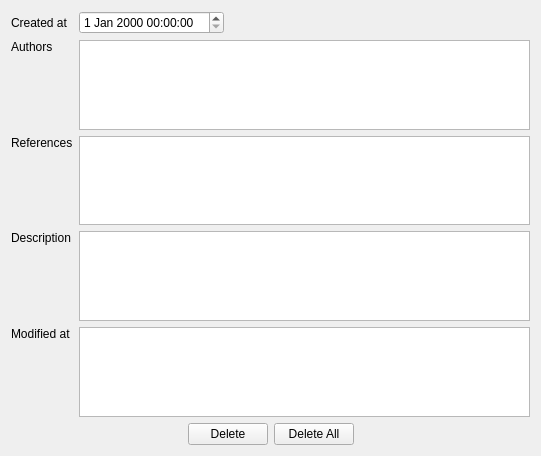
<ui version="4.0" >
<comment> Begin CVS Header </comment>
<comment>   $Source: /fs/turing/cvs/copasi_dev/copasi/MIRIAMUI/CQMiriamWidget.ui,v $ </comment>
<comment>   $Revision: 1.14.4.1 $ </comment>
<comment>   $Name: Build-33 $ </comment>
<comment>   $Author: shoops $ </comment>
<comment>   $Date: 2010/11/24 18:07:51 $ </comment>
<comment> End CVS Header </comment>

<comment> Copyright (C) 2010 by Pedro Mendes, Virginia Tech Intellectual </comment>
<comment> Properties, Inc., University of Heidelberg, and The University </comment>
<comment> of Manchester. </comment>
<comment> All rights reserved. </comment>

 <comment> All rights reserved. </comment>
 <class>CQMiriamWidget</class>
 <widget class="CopasiWidget" name="CQMiriamWidget" >
  <property name="geometry" >
   <rect>
    <x>0</x>
    <y>0</y>
    <width>541</width>
    <height>456</height>
   </rect>
  </property>
  <property name="caption" stdset="0" >
   <string>MIRIAM Annotation</string>
  </property>
  <layout class="QGridLayout" >
   <item row="0" column="0" >
    <widget class="QLabel" name="mpLblCreated" >
     <property name="text" >
      <string>Created at</string>
     </property>
     <property name="wordWrap" >
      <bool>false</bool>
     </property>
    </widget>
   </item>
   <item row="0" column="3" >
    <spacer name="mpSpcCreated" >
     <property name="orientation" >
      <enum>Qt::Horizontal</enum>
     </property>
     <property name="sizeType" >
      <enum>QSizePolicy::MinimumExpanding</enum>
     </property>
     <property name="sizeHint" stdset="0" >
      <size>
       <width>80</width>
       <height>20</height>
      </size>
     </property>
    </spacer>
   </item>
   <item row="6" column="0" colspan="4" >
    <layout class="QHBoxLayout" >
     <item>
      <spacer name="horizontalSpacerLeft" >
       <property name="orientation" >
        <enum>Qt::Horizontal</enum>
       </property>
       <property name="sizeHint" stdset="0" >
        <size>
         <width>40</width>
         <height>20</height>
        </size>
       </property>
      </spacer>
     </item>
     <item>
      <widget class="QPushButton" name="mpBtnDelete" >
       <property name="focusPolicy" >
        <enum>Qt::NoFocus</enum>
       </property>
       <property name="text" >
        <string>Delete</string>
       </property>
      </widget>
     </item>
     <item>
      <widget class="QPushButton" name="mpBtnClear" >
       <property name="focusPolicy" >
        <enum>Qt::NoFocus</enum>
       </property>
       <property name="text" >
        <string>Delete All</string>
       </property>
      </widget>
     </item>
     <item>
      <spacer name="horizontalSpacerRight" >
       <property name="orientation" >
        <enum>Qt::Horizontal</enum>
       </property>
       <property name="sizeHint" stdset="0" >
        <size>
         <width>40</width>
         <height>20</height>
        </size>
       </property>
      </spacer>
     </item>
    </layout>
   </item>
   <item row="4" column="0" >
    <widget class="QLabel" name="mpLblModified" >
     <property name="text" >
      <string>Modified at</string>
     </property>
     <property name="alignment" >
      <set>Qt::AlignTop</set>
     </property>
     <property name="wordWrap" >
      <bool>false</bool>
     </property>
    </widget>
   </item>
   <item row="1" column="0" >
    <widget class="QLabel" name="mpLblAuthors" >
     <property name="text" >
      <string>Authors</string>
     </property>
     <property name="alignment" >
      <set>Qt::AlignTop</set>
     </property>
     <property name="wordWrap" >
      <bool>false</bool>
     </property>
    </widget>
   </item>
   <item row="2" column="0" >
    <widget class="QLabel" name="mpLblReferences" >
     <property name="text" >
      <string>References</string>
     </property>
     <property name="alignment" >
      <set>Qt::AlignTop</set>
     </property>
     <property name="wordWrap" >
      <bool>false</bool>
     </property>
    </widget>
   </item>
   <item row="3" column="0" >
    <widget class="QLabel" name="mpLblDescription" >
     <property name="text" >
      <string>Description</string>
     </property>
     <property name="alignment" >
      <set>Qt::AlignTop</set>
     </property>
     <property name="wordWrap" >
      <bool>false</bool>
     </property>
    </widget>
   </item>
   <item row="3" column="1" colspan="3" >
    <widget class="CQTableView" name="mpTblDescription" >
     <property name="editTriggers" >
      <set>QAbstractItemView::CurrentChanged|QAbstractItemView::EditKeyPressed|QAbstractItemView::SelectedClicked</set>
     </property>
     <property name="alternatingRowColors" >
      <bool>false</bool>
     </property>
     <property name="selectionMode" >
      <enum>QAbstractItemView::ExtendedSelection</enum>
     </property>
     <property name="selectionBehavior" >
      <enum>QAbstractItemView::SelectRows</enum>
     </property>
     <property name="horizontalScrollMode" >
      <enum>QAbstractItemView::ScrollPerPixel</enum>
     </property>
     <property name="sortingEnabled" >
      <bool>true</bool>
     </property>
    </widget>
   </item>
   <item row="4" column="1" colspan="3" >
    <widget class="CQTableView" name="mpTblModified" >
     <property name="editTriggers" >
      <set>QAbstractItemView::CurrentChanged|QAbstractItemView::EditKeyPressed|QAbstractItemView::SelectedClicked</set>
     </property>
     <property name="alternatingRowColors" >
      <bool>false</bool>
     </property>
     <property name="selectionMode" >
      <enum>QAbstractItemView::ExtendedSelection</enum>
     </property>
     <property name="selectionBehavior" >
      <enum>QAbstractItemView::SelectRows</enum>
     </property>
     <property name="horizontalScrollMode" >
      <enum>QAbstractItemView::ScrollPerPixel</enum>
     </property>
     <property name="sortingEnabled" >
      <bool>true</bool>
     </property>
    </widget>
   </item>
   <item row="2" column="1" colspan="3" >
    <widget class="CQTableView" name="mpTblReferences" >
     <property name="editTriggers" >
      <set>QAbstractItemView::CurrentChanged|QAbstractItemView::EditKeyPressed|QAbstractItemView::SelectedClicked</set>
     </property>
     <property name="alternatingRowColors" >
      <bool>false</bool>
     </property>
     <property name="selectionMode" >
      <enum>QAbstractItemView::ExtendedSelection</enum>
     </property>
     <property name="selectionBehavior" >
      <enum>QAbstractItemView::SelectRows</enum>
     </property>
     <property name="horizontalScrollMode" >
      <enum>QAbstractItemView::ScrollPerPixel</enum>
     </property>
     <property name="sortingEnabled" >
      <bool>true</bool>
     </property>
    </widget>
   </item>
   <item row="1" column="1" colspan="3" >
    <widget class="CQTableView" name="mpTblAuthors" >
     <property name="editTriggers" >
      <set>QAbstractItemView::CurrentChanged|QAbstractItemView::EditKeyPressed|QAbstractItemView::SelectedClicked</set>
     </property>
     <property name="alternatingRowColors" >
      <bool>false</bool>
     </property>
     <property name="selectionMode" >
      <enum>QAbstractItemView::ExtendedSelection</enum>
     </property>
     <property name="selectionBehavior" >
      <enum>QAbstractItemView::SelectRows</enum>
     </property>
     <property name="horizontalScrollMode" >
      <enum>QAbstractItemView::ScrollPerPixel</enum>
     </property>
     <property name="sortingEnabled" >
      <bool>true</bool>
     </property>
    </widget>
   </item>
   <item row="0" column="1" >
    <widget class="QDateTimeEdit" name="mpDTCreated" />
   </item>
  </layout>
 </widget>
 <layoutdefault spacing="6" margin="11" />
 <pixmapfunction>qPixmapFromMimeSource</pixmapfunction>
 <customwidgets>
  <customwidget>
   <class>CopasiWidget</class>
   <extends>QWidget</extends>
   <header>copasi/UI/copasiWidget.h</header>
   <container>1</container>
  </customwidget>
  <customwidget>
   <class>CQTableView</class>
   <extends>QTableView</extends>
   <header>copasi/UI/CQTableView.h</header>
  </customwidget>
 </customwidgets>
 <tabstops>
  <tabstop>mpDTCreated</tabstop>
  <tabstop>mpTblAuthors</tabstop>
  <tabstop>mpTblReferences</tabstop>
  <tabstop>mpTblDescription</tabstop>
  <tabstop>mpTblModified</tabstop>
  <tabstop>mpBtnDelete</tabstop>
  <tabstop>mpBtnClear</tabstop>
 </tabstops>
 <includes>
  <include location="global" >vector</include>
  <include location="local" >copasi/UI/copasiWidget.h</include>
 </includes>
 <resources/>
 <connections>
  <connection>
   <sender>mpBtnClear</sender>
   <signal>pressed()</signal>
   <receiver>CQMiriamWidget</receiver>
   <slot>slotBtnClearClicked()</slot>
   <hints>
    <hint type="sourcelabel" >
     <x>334</x>
     <y>443</y>
    </hint>
    <hint type="destinationlabel" >
     <x>20</x>
     <y>20</y>
    </hint>
   </hints>
  </connection>
  <connection>
   <sender>mpBtnDelete</sender>
   <signal>pressed()</signal>
   <receiver>CQMiriamWidget</receiver>
   <slot>slotBtnDeleteClicked()</slot>
   <hints>
    <hint type="sourcelabel" >
     <x>253</x>
     <y>443</y>
    </hint>
    <hint type="destinationlabel" >
     <x>20</x>
     <y>20</y>
    </hint>
   </hints>
  </connection>
  <connection>
   <sender>mpDTCreated</sender>
   <signal>dateTimeChanged(QDateTime)</signal>
   <receiver>CQMiriamWidget</receiver>
   <slot>slotCreatedDTChanged(QDateTime)</slot>
   <hints>
    <hint type="sourcelabel" >
     <x>143</x>
     <y>18</y>
    </hint>
    <hint type="destinationlabel" >
     <x>270</x>
     <y>227</y>
    </hint>
   </hints>
  </connection>
 </connections>
</ui>
